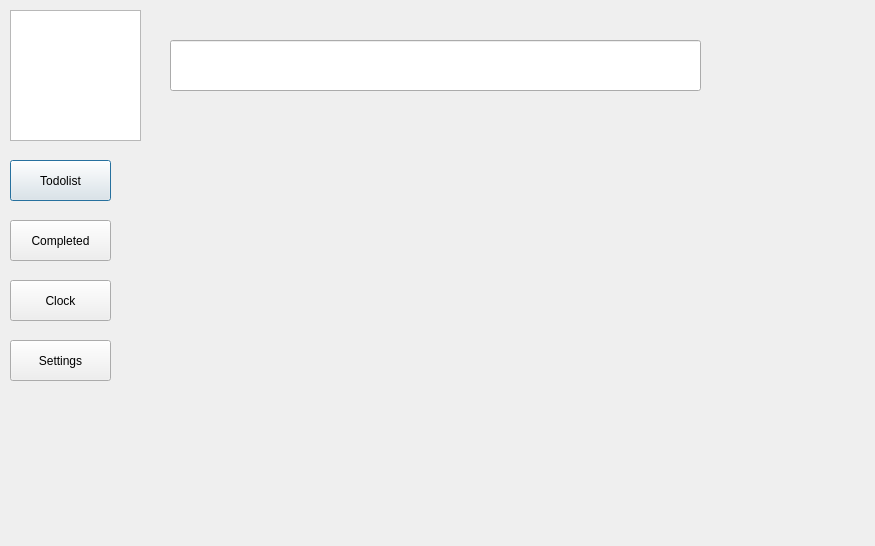
<?xml version="1.0" encoding="UTF-8"?>
<ui version="4.0">
 <class>Completed</class>
 <widget class="QDialog" name="Completed">
  <property name="geometry">
   <rect>
    <x>0</x>
    <y>0</y>
    <width>875</width>
    <height>546</height>
   </rect>
  </property>
  <property name="windowTitle">
   <string>Dialog</string>
  </property>
  <widget class="QPushButton" name="pushButton">
   <property name="geometry">
    <rect>
     <x>10</x>
     <y>160</y>
     <width>101</width>
     <height>41</height>
    </rect>
   </property>
   <property name="text">
    <string>Todolist</string>
   </property>
  </widget>
  <widget class="QPushButton" name="pushButton_2">
   <property name="geometry">
    <rect>
     <x>10</x>
     <y>220</y>
     <width>101</width>
     <height>41</height>
    </rect>
   </property>
   <property name="text">
    <string>Completed</string>
   </property>
  </widget>
  <widget class="QPushButton" name="pushButton_3">
   <property name="geometry">
    <rect>
     <x>10</x>
     <y>280</y>
     <width>101</width>
     <height>41</height>
    </rect>
   </property>
   <property name="text">
    <string>Clock</string>
   </property>
  </widget>
  <widget class="QPushButton" name="pushButton_4">
   <property name="geometry">
    <rect>
     <x>10</x>
     <y>340</y>
     <width>101</width>
     <height>41</height>
    </rect>
   </property>
   <property name="text">
    <string>Settings</string>
   </property>
  </widget>
  <widget class="QGraphicsView" name="graphicsView">
   <property name="geometry">
    <rect>
     <x>10</x>
     <y>10</y>
     <width>131</width>
     <height>131</height>
    </rect>
   </property>
  </widget>
  <widget class="QLineEdit" name="lineEdit">
   <property name="geometry">
    <rect>
     <x>170</x>
     <y>40</y>
     <width>531</width>
     <height>51</height>
    </rect>
   </property>
  </widget>
 </widget>
 <resources/>
 <connections/>
</ui>
